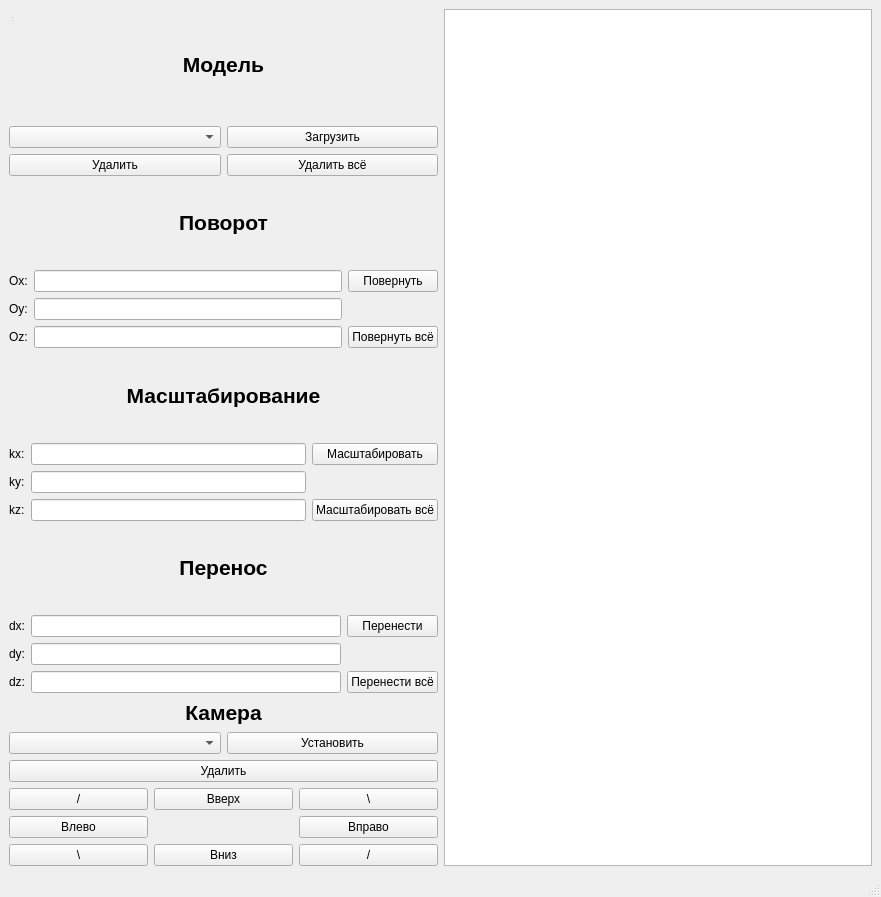
<?xml version="1.0" encoding="UTF-8"?>
<ui version="4.0">
 <class>MainWindow</class>
 <widget class="QMainWindow" name="MainWindow">
  <property name="geometry">
   <rect>
    <x>0</x>
    <y>0</y>
    <width>881</width>
    <height>897</height>
   </rect>
  </property>
  <property name="windowTitle">
   <string>MainWindow</string>
  </property>
  <widget class="QWidget" name="centralwidget">
   <layout class="QGridLayout" name="gridLayout_7">
    <item row="1" column="0">
     <layout class="QGridLayout" name="gridLayout_6">
      <item row="0" column="0">
       <layout class="QVBoxLayout" name="verticalLayout">
        <item>
         <widget class="QLabel" name="label">
          <property name="text">
           <string>&lt;html&gt;&lt;head/&gt;&lt;body&gt;&lt;p align=&quot;center&quot;&gt;&lt;span style=&quot; font-size:16pt; font-weight:600;&quot;&gt;Модель&lt;/span&gt;&lt;/p&gt;&lt;/body&gt;&lt;/html&gt;</string>
          </property>
         </widget>
        </item>
        <item>
         <layout class="QGridLayout" name="gridLayout_5">
          <item row="0" column="0">
           <widget class="QComboBox" name="comboBox"/>
          </item>
          <item row="0" column="1">
           <widget class="QPushButton" name="pushButton">
            <property name="text">
             <string>Загрузить</string>
            </property>
           </widget>
          </item>
          <item row="1" column="0">
           <widget class="QPushButton" name="pushButton_2">
            <property name="text">
             <string>Удалить</string>
            </property>
           </widget>
          </item>
          <item row="1" column="1">
           <widget class="QPushButton" name="pushButton_3">
            <property name="text">
             <string>Удалить всё</string>
            </property>
           </widget>
          </item>
         </layout>
        </item>
       </layout>
      </item>
      <item row="1" column="0">
       <layout class="QVBoxLayout" name="verticalLayout_2">
        <item>
         <widget class="QLabel" name="label_3">
          <property name="text">
           <string>&lt;html&gt;&lt;head/&gt;&lt;body&gt;&lt;p align=&quot;center&quot;&gt;&lt;span style=&quot; font-size:16pt; font-weight:600;&quot;&gt;Поворот&lt;/span&gt;&lt;/p&gt;&lt;/body&gt;&lt;/html&gt;</string>
          </property>
         </widget>
        </item>
        <item>
         <layout class="QGridLayout" name="gridLayout_2">
          <item row="0" column="0">
           <widget class="QLabel" name="label_4">
            <property name="text">
             <string>Ox:</string>
            </property>
           </widget>
          </item>
          <item row="0" column="1">
           <widget class="QLineEdit" name="lineEdit"/>
          </item>
          <item row="0" column="2">
           <widget class="QPushButton" name="pushButton_9">
            <property name="text">
             <string>Повернуть</string>
            </property>
           </widget>
          </item>
          <item row="1" column="0">
           <widget class="QLabel" name="label_5">
            <property name="text">
             <string>Oy:</string>
            </property>
           </widget>
          </item>
          <item row="1" column="1">
           <widget class="QLineEdit" name="lineEdit_2"/>
          </item>
          <item row="2" column="0">
           <widget class="QLabel" name="label_6">
            <property name="text">
             <string>Oz:</string>
            </property>
           </widget>
          </item>
          <item row="2" column="1">
           <widget class="QLineEdit" name="lineEdit_3"/>
          </item>
          <item row="2" column="2">
           <widget class="QPushButton" name="pushButton_10">
            <property name="text">
             <string>Повернуть всё</string>
            </property>
           </widget>
          </item>
         </layout>
        </item>
       </layout>
      </item>
      <item row="2" column="0">
       <layout class="QVBoxLayout" name="verticalLayout_3">
        <item>
         <widget class="QLabel" name="label_7">
          <property name="text">
           <string>&lt;html&gt;&lt;head/&gt;&lt;body&gt;&lt;p align=&quot;center&quot;&gt;&lt;span style=&quot; font-size:16pt; font-weight:600;&quot;&gt;Масштабирование&lt;/span&gt;&lt;/p&gt;&lt;/body&gt;&lt;/html&gt;</string>
          </property>
         </widget>
        </item>
        <item>
         <layout class="QGridLayout" name="gridLayout_3">
          <item row="0" column="0">
           <widget class="QLabel" name="label_8">
            <property name="text">
             <string>kx:</string>
            </property>
           </widget>
          </item>
          <item row="0" column="1">
           <widget class="QLineEdit" name="lineEdit_4"/>
          </item>
          <item row="0" column="2">
           <widget class="QPushButton" name="pushButton_11">
            <property name="text">
             <string>Масштабировать</string>
            </property>
           </widget>
          </item>
          <item row="1" column="0">
           <widget class="QLabel" name="label_9">
            <property name="text">
             <string>ky:</string>
            </property>
           </widget>
          </item>
          <item row="1" column="1">
           <widget class="QLineEdit" name="lineEdit_5"/>
          </item>
          <item row="2" column="0">
           <widget class="QLabel" name="label_10">
            <property name="text">
             <string>kz:</string>
            </property>
           </widget>
          </item>
          <item row="2" column="1">
           <widget class="QLineEdit" name="lineEdit_6"/>
          </item>
          <item row="2" column="2">
           <widget class="QPushButton" name="pushButton_12">
            <property name="text">
             <string>Масштабировать всё</string>
            </property>
           </widget>
          </item>
         </layout>
        </item>
       </layout>
      </item>
      <item row="3" column="0">
       <layout class="QVBoxLayout" name="verticalLayout_4">
        <item>
         <widget class="QLabel" name="label_11">
          <property name="text">
           <string>&lt;html&gt;&lt;head/&gt;&lt;body&gt;&lt;p align=&quot;center&quot;&gt;&lt;span style=&quot; font-size:16pt; font-weight:600;&quot;&gt;Перенос&lt;/span&gt;&lt;/p&gt;&lt;/body&gt;&lt;/html&gt;</string>
          </property>
         </widget>
        </item>
        <item>
         <layout class="QGridLayout" name="gridLayout_4">
          <item row="0" column="0">
           <widget class="QLabel" name="label_12">
            <property name="text">
             <string>dx:</string>
            </property>
           </widget>
          </item>
          <item row="0" column="1">
           <widget class="QLineEdit" name="lineEdit_7"/>
          </item>
          <item row="0" column="2">
           <widget class="QPushButton" name="pushButton_13">
            <property name="text">
             <string>Перенести</string>
            </property>
           </widget>
          </item>
          <item row="1" column="0">
           <widget class="QLabel" name="label_13">
            <property name="text">
             <string>dy:</string>
            </property>
           </widget>
          </item>
          <item row="1" column="1">
           <widget class="QLineEdit" name="lineEdit_8"/>
          </item>
          <item row="2" column="0">
           <widget class="QLabel" name="label_14">
            <property name="text">
             <string>dz:</string>
            </property>
           </widget>
          </item>
          <item row="2" column="1">
           <widget class="QLineEdit" name="lineEdit_9"/>
          </item>
          <item row="2" column="2">
           <widget class="QPushButton" name="pushButton_14">
            <property name="text">
             <string>Перенести всё</string>
            </property>
           </widget>
          </item>
         </layout>
        </item>
       </layout>
      </item>
      <item row="4" column="0">
       <layout class="QVBoxLayout" name="verticalLayout_5">
        <item>
         <widget class="QLabel" name="label_2">
          <property name="text">
           <string>&lt;html&gt;&lt;head/&gt;&lt;body&gt;&lt;p align=&quot;center&quot;&gt;&lt;span style=&quot; font-size:16pt; font-weight:600;&quot;&gt;Камера&lt;/span&gt;&lt;/p&gt;&lt;/body&gt;&lt;/html&gt;</string>
          </property>
         </widget>
        </item>
        <item>
         <layout class="QHBoxLayout" name="horizontalLayout">
          <item>
           <widget class="QComboBox" name="comboBox_2"/>
          </item>
          <item>
           <widget class="QPushButton" name="pushButton_4">
            <property name="text">
             <string>Установить</string>
            </property>
           </widget>
          </item>
         </layout>
        </item>
        <item>
         <widget class="QPushButton" name="pushButton_15">
          <property name="text">
           <string>Удалить</string>
          </property>
         </widget>
        </item>
        <item>
         <layout class="QGridLayout" name="gridLayout">
          <item row="0" column="2">
           <widget class="QPushButton" name="pushButton_5">
            <property name="text">
             <string>Вверх</string>
            </property>
           </widget>
          </item>
          <item row="1" column="3">
           <widget class="QPushButton" name="pushButton_7">
            <property name="text">
             <string>Вправо</string>
            </property>
           </widget>
          </item>
          <item row="2" column="2">
           <widget class="QPushButton" name="pushButton_6">
            <property name="text">
             <string>Вниз</string>
            </property>
           </widget>
          </item>
          <item row="1" column="0">
           <widget class="QPushButton" name="pushButton_8">
            <property name="text">
             <string>Влево</string>
            </property>
           </widget>
          </item>
          <item row="0" column="0">
           <widget class="QPushButton" name="pushButton_16">
            <property name="text">
             <string>/</string>
            </property>
           </widget>
          </item>
          <item row="0" column="3">
           <widget class="QPushButton" name="pushButton_17">
            <property name="text">
             <string>\</string>
            </property>
           </widget>
          </item>
          <item row="2" column="0">
           <widget class="QPushButton" name="pushButton_18">
            <property name="text">
             <string>\</string>
            </property>
           </widget>
          </item>
          <item row="2" column="3">
           <widget class="QPushButton" name="pushButton_19">
            <property name="text">
             <string>/</string>
            </property>
           </widget>
          </item>
         </layout>
        </item>
       </layout>
      </item>
      <item row="0" column="1" rowspan="5">
       <widget class="QGraphicsView" name="graphicsView"/>
      </item>
     </layout>
    </item>
   </layout>
   <widget class="QStatusBar" name="statusbar_2">
    <property name="geometry">
     <rect>
      <x>10</x>
      <y>0</y>
      <width>3</width>
      <height>23</height>
     </rect>
    </property>
   </widget>
  </widget>
  <widget class="QMenuBar" name="menubar">
   <property name="geometry">
    <rect>
     <x>0</x>
     <y>0</y>
     <width>881</width>
     <height>30</height>
    </rect>
   </property>
  </widget>
  <widget class="QStatusBar" name="statusbar"/>
 </widget>
 <resources/>
 <connections/>
</ui>
